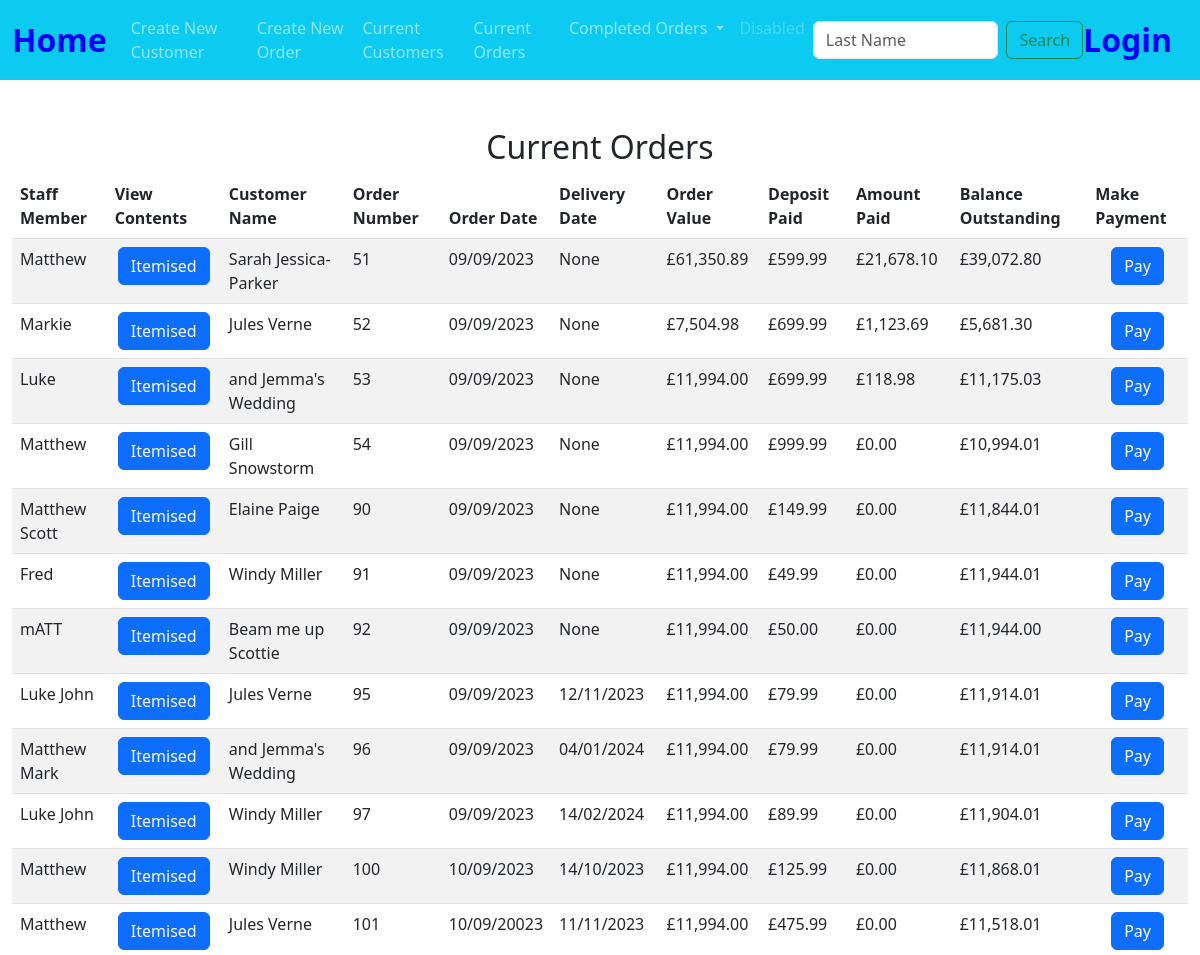
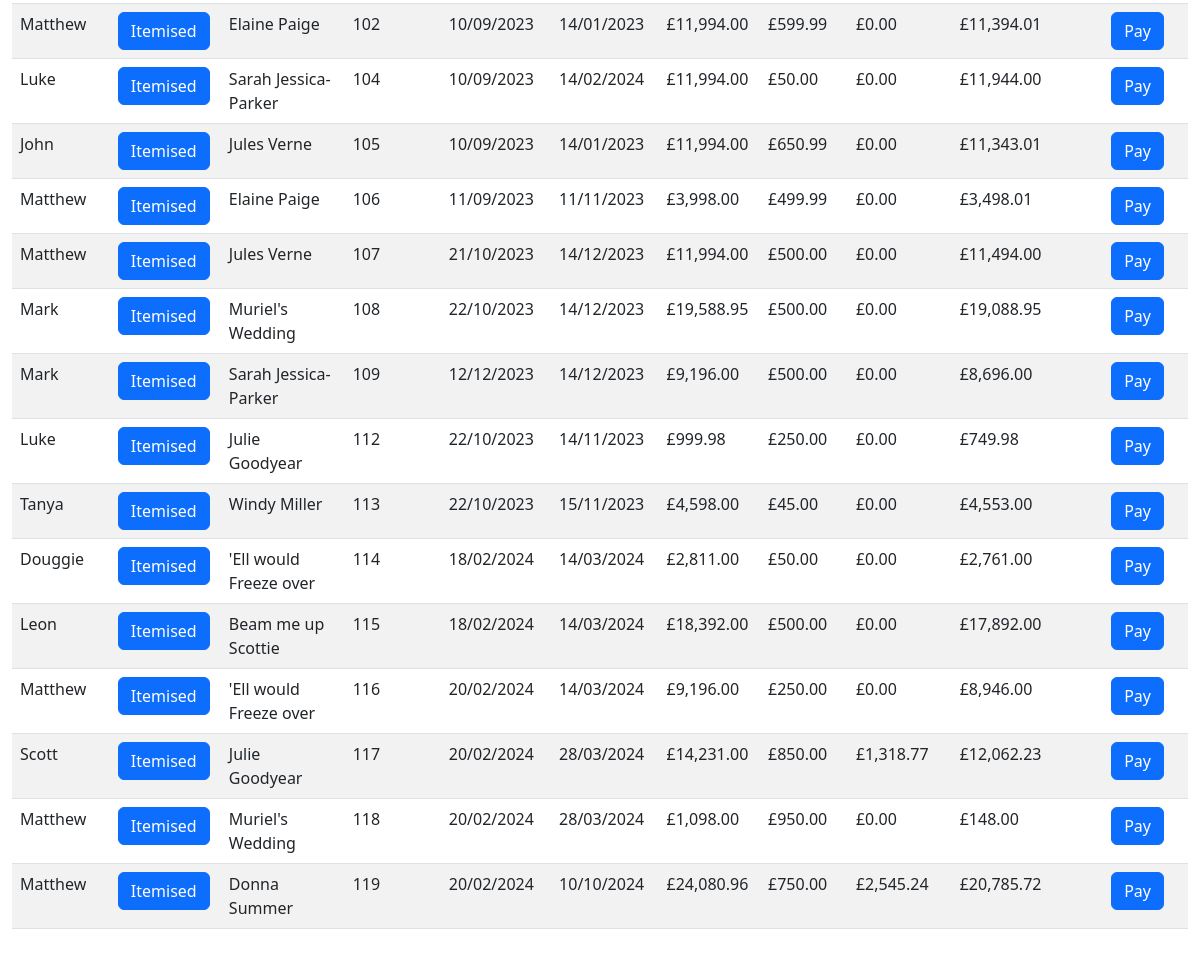
The page /open_orders on the database its author committed (2 pictures, top to bottom).
### tables this page shows
CREATE TABLE orders(order_id INTEGER PRIMARY KEY AUTOINCREMENT NOT NULL,  cust_id INTEGER, order_no INTEGER, item_id INTEGER, staff_member TEXT, order_date DATETIME, completion TEXT, delivery_date DATETIME, colour_finish TEXT, extra_details TEXT, selling_price DECIMAL, del_col_take TEXT , quantity INTEGER, balance DECIMAL, deposit DECIMAL, amount_paid DECIMAL);

### app.py (the view)
@app.route("/open_orders", methods=["GET", "POST"])
def open_orders():
    if request.method == "POST":
        order_no = request.form.get("order_no")
        current = db.execute("SELECT * FROM orders WHERE order_id = (?);", order_no)
        for row in current:
            customer_id = row["cust_id"]
            staff_member = row["staff_member"]
            order_date = row["order_date"]
            item_id = row["item_id"]
        db.execute("INSERT INTO current_order(cust_id, staff_member, order_date, item_id, order_number) VALUES (?, ?, ?, ?, ?);", customer_id,  staff_member, order_date, item_id, order_no)
        return render_template("stock_list.html", order_no = order_no)
    else:
        order_no = request.form.get("order_no")
        totals=db.execute("select order_number, SUM(amount_paid) AS tot_paid FROM payments group by order_number;")
        for row in totals:
            order_numb = (row["order_number"])
            total = (row["tot_paid"])
            balance = (row["tot_paid"])
            db.execute("UPDATE current_order SET amount_paid = (?) WHERE order_number = (?);", total, order_numb)
        ord_detail = db.execute("select current_order.order_number, current_order.amount_paid, orders.staff_member, orders.cust_id, first_name, last_name, order_id,orders.order_date, orders.deposit, completion, orders.delivery_date, balance, total_cost from orders JOIN customers on orders.cust_id = customers.id JOIN current_order ON current_order.order_number = orders.order_id GROUP BY order_id;")
        for row in ord_detail:
            order_id = (row["order_id"])
            amount_paid = (row["amount_paid"])
            total_cost = (row["total_cost"])
            deposit = (row["deposit"])
            bal = total_cost - deposit
            balance = bal - amount_paid
            db.execute("UPDATE orders SET balance = (?) WHERE order_id = (?);", balance, order_id)
        finals = db.execute("select current_order.order_number, current_order.amount_paid, orders.staff_member, orders.cust_id, balance, first_name, last_name, order_id,orders.order_date, orders.deposit, completion, orders.delivery_date, balance, total_cost from orders JOIN customers on orders.cust_id = customers.id JOIN current_order ON current_order.order_number = orders.order_id GROUP BY order_id;")
        return render_template("open_orders.html", ord_detail = finals)

### app.py (called while the page is built)
@app.after_request
def after_request(response):
    response.headers["Cache-Control"] = "no-cache, no-store, must-revalidate"
    response.headers["Expires"] = 0
    response.headers["Pragma"] = "no-cache"
    return response

### extras.py (called while the page is built)
def GBP(value):
    return f"£{value:,.2f}"

### templates/open_orders.html (shortened to what this page needs)
{% extends "layout.html" %}
{% block main %}
<div class="section">
    <h2>Current Orders</h2>
    <table class="table table-striped">
        <thead>
            <tr>
                <th class="text-start">Staff Member</th>
                <th class="text-start">View Contents</th>
                <th class="text-start">Customer Name</th>
                <th class="text-start">Order Number</th>
                <th class="text-start">Order Date</th>
                <th class="text-start">Delivery Date</th>
                <th class="text-start">Order Value</th>
                <th class="text-start">Deposit Paid</th>
                <th class="text-start"> Amount Paid</th>
                <th class="text-start">Balance Outstanding</th>
                <th class="text-start"> Make Payment</th>
            </tr>
    </thead>
        <tbody>
            {% for row in ord_detail %}
            <tr>
                <td class="text-start">{{ row["staff_member"] }}</td>
                <form action="/show_content" method="POST">
                    <td><input type="hidden" name="order_no" VALUE="{{ row['order_id'] }}"><button class="btn btn-primary" type="submit">Itemised</button></td>
                </form>
                <td class="text-start">{{ row["first_name"] }} {{ row["last_name"] }}</td>
                <td class="text-start">{{ row["order_id"] }}</td>
                <td class="text-start">{{ row["order_date"] }}</td>
                <td class="text-start">{{ row["delivery_date"] }}</td>
                <td class="text-start">{{ row["total_cost"] |GBP }}</td>
                <td class="text-start">{{ row["deposit"] |GBP }}</td>
                <td class="text-start">{{ row["amount_paid"] |GBP }}</td>
                <td class="text-start">{{ row["balance"] |GBP }}</td>
                <form action="/pay" method="POST">
                    <td><input type="hidden" name="order_no" VALUE="{{ row['order_id'] }}"><button class="btn btn-primary" type="submit">Pay</button></td>
                </form>
                </tr>
            {% endfor %}
        </tbody>
    </table>
</div>
{% endblock %}

### templates/layout.html (shortened to what this page needs)
<!doctype html>
<html lang="en">
  <head>
    <link href="https://cdn.jsdelivr.net/npm/bootstrap@5.3.0/dist/css/bootstrap.min.css" rel="stylesheet">
    <link href="/static/styles.css" rel="stylesheet">
  </head>
  <body>
        <nav class="navbar navbar-expand-lg bg-info navbar-dark">
        <div class="container-fluid">
          <a class="navbar-brand" href="/home">Home</a>
            <div class="collapse navbar-collapse" id="navbarSupportedContent">
                <ul class="navbar-nav me-auto mb-2 mb-lg-0">
                  <li class="nav-item">
                    <li class="nav-item"><a class="nav-link" href="/new_customer">Create New Customer</a></li>
                    <li class="nav-item"><a class="nav-link" href="/choose_customer">Create New Order</a></li>
                </li>
                <li class="nav-item">
                  <li class="nav-item"><a class="nav-link" href="/list_of_customers">Current Customers</a></li>
                  <a class="nav-link" href="/open_orders">Current Orders</a>
                </li>
                <li class="nav-item dropdown">
                    <a class="nav-link dropdown-toggle" href="#" role="button" data-bs-toggle="dropdown" aria-expanded="false">
                    Completed Orders
                    </a>
                </li>
                <li class="nav-item">
                    <a class="nav-link disabled">Disabled</a>
                </li>
                </ul>
                <form class="d-flex" role="search">
                <input class="form-control me-2" type="search" placeholder="Last Name" aria-label="Search">
                <button class="btn btn-outline-success" type="submit">Search</button>
                </form>
            </div>
            <a class="navbar-brand" href="/">Login</a>
            </div>
        </nav>
      <main class="container-fluid py-5 text-center">
        {% block main %}{% endblock %}
      </main>
  </body>

### static/styles.css (style rules this page uses)
nav .navbar-brand { font-size: xx-large; color: #0000ff; font-weight: bold; }

### rows shown on the page
orders: staff_member "Matthew", first_name "Sarah", last_name "Jessica-Parker", order_id "51", order_date "09/09/2023", delivery_date "None", total_cost|GBP "£61,350.89", deposit|GBP "£599.99", amount_paid|GBP "£21,678.10", balance|GBP "£39,072.80"
orders: staff_member "Markie", first_name "Jules", last_name "Verne", order_id "52", order_date "09/09/2023", delivery_date "None", total_cost|GBP "£7,504.98", deposit|GBP "£699.99", amount_paid|GBP "£1,123.69", balance|GBP "£5,681.30"
orders: staff_member "Luke", first_name "and Jemma's", last_name "Wedding", order_id "53", order_date "09/09/2023", delivery_date "None", total_cost|GBP "£11,994.00", deposit|GBP "£699.99", amount_paid|GBP "£118.98", balance|GBP "£11,175.03"
orders: staff_member "Matthew", first_name "Gill", last_name "Snowstorm", order_id "54", order_date "09/09/2023", delivery_date "None", total_cost|GBP "£11,994.00", deposit|GBP "£999.99", amount_paid|GBP "£0.00", balance|GBP "£10,994.01"
orders: staff_member "Matthew Scott", first_name "Elaine", last_name "Paige", order_id "90", order_date "09/09/2023", delivery_date "None", total_cost|GBP "£11,994.00", deposit|GBP "£149.99", amount_paid|GBP "£0.00", balance|GBP "£11,844.01"
orders: staff_member "Fred", first_name "Windy", last_name "Miller", order_id "91", order_date "09/09/2023", delivery_date "None", total_cost|GBP "£11,994.00", deposit|GBP "£49.99", amount_paid|GBP "£0.00", balance|GBP "£11,944.01"
orders: staff_member "mATT", first_name "Beam me up", last_name "Scottie", order_id "92", order_date "09/09/2023", delivery_date "None", total_cost|GBP "£11,994.00", deposit|GBP "£50.00", amount_paid|GBP "£0.00", balance|GBP "£11,944.00"
orders: staff_member "Luke John", first_name "Jules", last_name "Verne", order_id "95", order_date "09/09/2023", delivery_date "12/11/2023", total_cost|GBP "£11,994.00", deposit|GBP "£79.99", amount_paid|GBP "£0.00", balance|GBP "£11,914.01"
orders: staff_member "Matthew Mark", first_name "and Jemma's", last_name "Wedding", order_id "96", order_date "09/09/2023", delivery_date "04/01/2024", total_cost|GBP "£11,994.00", deposit|GBP "£79.99", amount_paid|GBP "£0.00", balance|GBP "£11,914.01"
orders: staff_member "Luke John", first_name "Windy", last_name "Miller", order_id "97", order_date "09/09/2023", delivery_date "14/02/2024", total_cost|GBP "£11,994.00", deposit|GBP "£89.99", amount_paid|GBP "£0.00", balance|GBP "£11,904.01"
orders: staff_member "Matthew", first_name "Windy", last_name "Miller", order_id "100", order_date "10/09/2023", delivery_date "14/10/2023", total_cost|GBP "£11,994.00", deposit|GBP "£125.99", amount_paid|GBP "£0.00", balance|GBP "£11,868.01"
orders: staff_member "Matthew", first_name "Jules", last_name "Verne", order_id "101", order_date "10/09/20023", delivery_date "11/11/2023", total_cost|GBP "£11,994.00", deposit|GBP "£475.99", amount_paid|GBP "£0.00", balance|GBP "£11,518.01"
orders: staff_member "Matthew", first_name "Elaine", last_name "Paige", order_id "102", order_date "10/09/2023", delivery_date "14/01/2023", total_cost|GBP "£11,994.00", deposit|GBP "£599.99", amount_paid|GBP "£0.00", balance|GBP "£11,394.01"
orders: staff_member "Luke", first_name "Sarah", last_name "Jessica-Parker", order_id "104", order_date "10/09/2023", delivery_date "14/02/2024", total_cost|GBP "£11,994.00", deposit|GBP "£50.00", amount_paid|GBP "£0.00", balance|GBP "£11,944.00"
orders: staff_member "John", first_name "Jules", last_name "Verne", order_id "105", order_date "10/09/2023", delivery_date "14/01/2023", total_cost|GBP "£11,994.00", deposit|GBP "£650.99", amount_paid|GBP "£0.00", balance|GBP "£11,343.01"
orders: staff_member "Matthew", first_name "Elaine", last_name "Paige", order_id "106", order_date "11/09/2023", delivery_date "11/11/2023", total_cost|GBP "£3,998.00", deposit|GBP "£499.99", amount_paid|GBP "£0.00", balance|GBP "£3,498.01"
orders: staff_member "Matthew", first_name "Jules", last_name "Verne", order_id "107", order_date "21/10/2023", delivery_date "14/12/2023", total_cost|GBP "£11,994.00", deposit|GBP "£500.00", amount_paid|GBP "£0.00", balance|GBP "£11,494.00"
orders: staff_member "Mark", first_name "Muriel's", last_name "Wedding", order_id "108", order_date "22/10/2023", delivery_date "14/12/2023", total_cost|GBP "£19,588.95", deposit|GBP "£500.00", amount_paid|GBP "£0.00", balance|GBP "£19,088.95"
orders: staff_member "Mark", first_name "Sarah", last_name "Jessica-Parker", order_id "109", order_date "12/12/2023", delivery_date "14/12/2023", total_cost|GBP "£9,196.00", deposit|GBP "£500.00", amount_paid|GBP "£0.00", balance|GBP "£8,696.00"
orders: staff_member "Luke", first_name "Julie", last_name "Goodyear", order_id "112", order_date "22/10/2023", delivery_date "14/11/2023", total_cost|GBP "£999.98", deposit|GBP "£250.00", amount_paid|GBP "£0.00", balance|GBP "£749.98"
orders: staff_member "Tanya", first_name "Windy", last_name "Miller", order_id "113", order_date "22/10/2023", delivery_date "15/11/2023", total_cost|GBP "£4,598.00", deposit|GBP "£45.00", amount_paid|GBP "£0.00", balance|GBP "£4,553.00"
orders: staff_member "Douggie", first_name "'Ell would", last_name "Freeze over", order_id "114", order_date "18/02/2024", delivery_date "14/03/2024", total_cost|GBP "£2,811.00", deposit|GBP "£50.00", amount_paid|GBP "£0.00", balance|GBP "£2,761.00"
orders: staff_member "Leon", first_name "Beam me up", last_name "Scottie", order_id "115", order_date "18/02/2024", delivery_date "14/03/2024", total_cost|GBP "£18,392.00", deposit|GBP "£500.00", amount_paid|GBP "£0.00", balance|GBP "£17,892.00"
orders: staff_member "Matthew", first_name "'Ell would", last_name "Freeze over", order_id "116", order_date "20/02/2024", delivery_date "14/03/2024", total_cost|GBP "£9,196.00", deposit|GBP "£250.00", amount_paid|GBP "£0.00", balance|GBP "£8,946.00"
orders: staff_member "Scott", first_name "Julie", last_name "Goodyear", order_id "117", order_date "20/02/2024", delivery_date "28/03/2024", total_cost|GBP "£14,231.00", deposit|GBP "£850.00", amount_paid|GBP "£1,318.77", balance|GBP "£12,062.23"
orders: staff_member "Matthew", first_name "Muriel's", last_name "Wedding", order_id "118", order_date "20/02/2024", delivery_date "28/03/2024", total_cost|GBP "£1,098.00", deposit|GBP "£950.00", amount_paid|GBP "£0.00", balance|GBP "£148.00"
orders: staff_member "Matthew", first_name "Donna", last_name "Summer", order_id "119", order_date "20/02/2024", delivery_date "10/10/2024", total_cost|GBP "£24,080.96", deposit|GBP "£750.00", amount_paid|GBP "£2,545.24", balance|GBP "£20,785.72"
